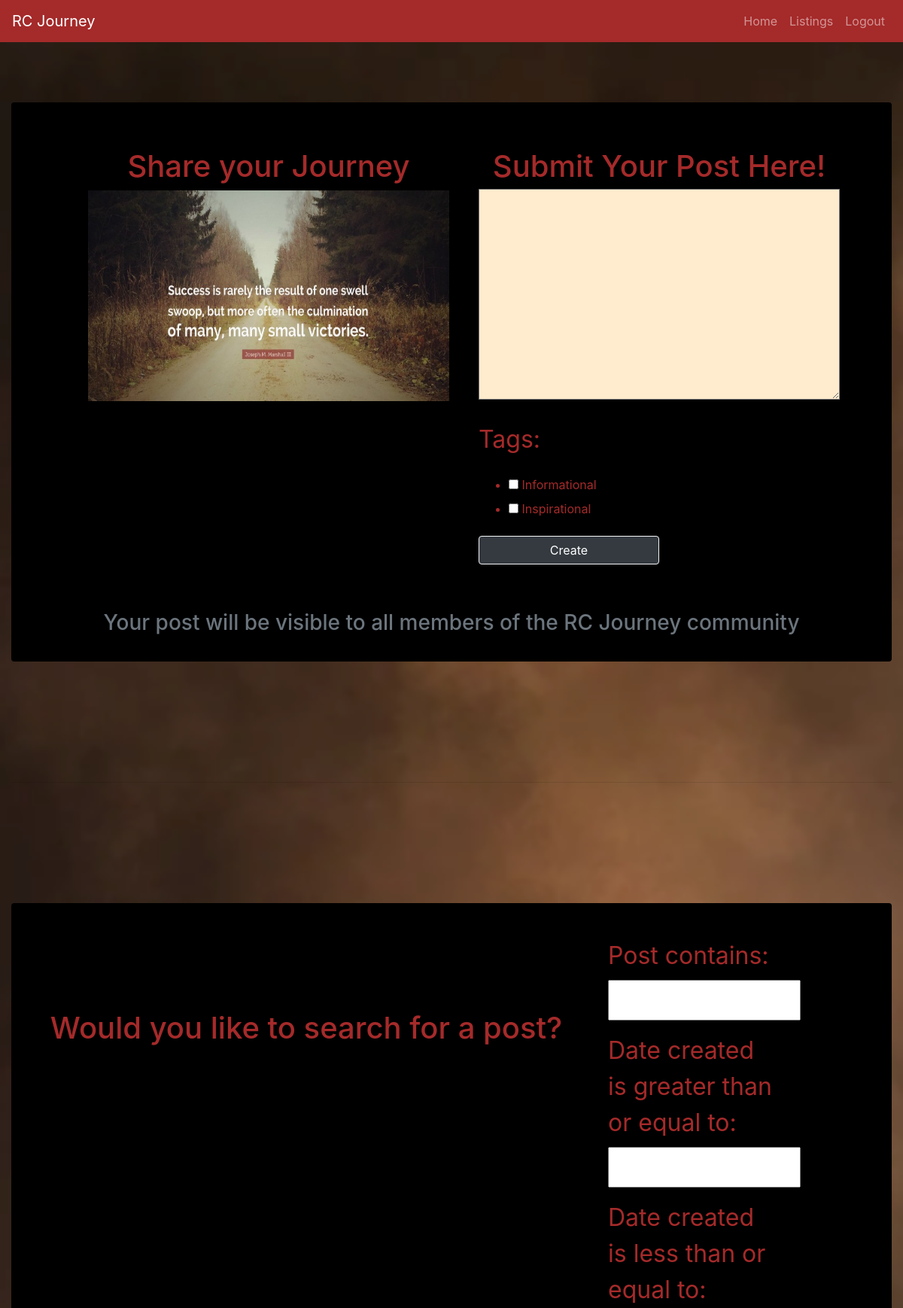
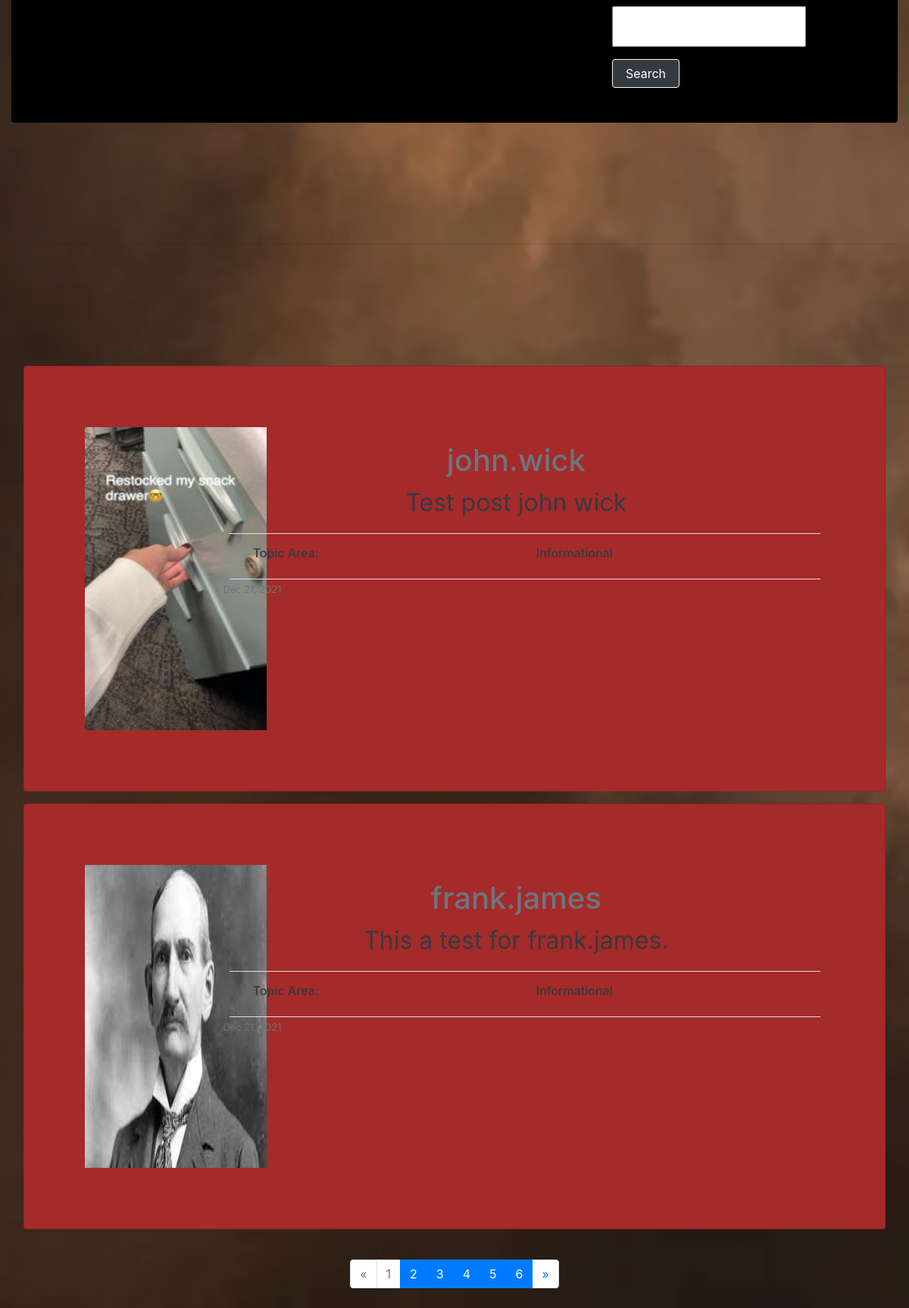
Screenshot of /forum/ (signed in) with the database file from the repository (2 pictures, top to bottom).
### rcapp/models.py (models this page shows)
class Post(models.Model):
    post_id = models.AutoField(primary_key=True)
    user_id = models.ForeignKey(Profile, on_delete=models.CASCADE)
    post = models.TextField(blank=True, null=True)
    date_created = models.DateTimeField(auto_now=True, null=True,)
    tags = models.ManyToManyField(Tag)

class Profile(models.Model):
    user = models.OneToOneField(User, on_delete=models.CASCADE)
    profile_image = models.ImageField(
        default='profile1.png', null=True, blank=True)
    bio = models.TextField(null=True, blank=True)

class Tag(models.Model):
    tag_id = models.AutoField(primary_key=True)
    name = models.CharField(max_length=255)

### rcapp/views.py (the view, shortened to what this page needs)
# urls.py: path('forum/', views.forum, name='forum'),
@login_required(login_url='landing')
def forum(request):
    if request.method == 'GET':
        form = PostForm()
        posts = Post.objects.all().order_by('-date_created')
        post_filter = PostFilter(request.GET, queryset=posts)
        posts = post_filter.qs
        paginate_posts = Paginator(posts, 2)
        page = request.GET.get('page', 1)
        posts_page_obj = paginate_posts.get_page(page)
        context = {'form': form,
                   'post_filter': post_filter, 'posts_page_obj': posts_page_obj}
        return render(request, 'forum.html', context)

### rcapp/forms.py
class PostForm(ModelForm):
    class Meta:
        model = Post
        fields = ['post', 'tags']

### rcapp/templatetags/rcapp_extras.py (called while the page is built)
@register.simple_tag
def my_url(value, field_name, urlencode=None):
    url = '?{}={}'.format(field_name, value)
    if urlencode:
        querystring = urlencode.split('&')
        filtered_querystring = filter(
            lambda p: p.split('=')[0] != field_name, querystring)
        encoded_querystring = '&'.join(filtered_querystring)
        url = '{}&{}'.format(url, encoded_querystring)
    return url

### rcapp/templates/forum.html (shortened to what this page needs)
{% load static %}
<!DOCTYPE html>
<html lang="en">
  <head>
    <link
      rel="stylesheet"
      href="https://stackpath.bootstrapcdn.com/bootstrap/4.1.3/css/bootstrap.min.css"
    />
    <link
      rel="stylesheet"
      href="https://use.fontawesome.com/releases/v5.6.1/css/all.css"
    />
    <link rel="stylesheet" href="{% static 'css/forum.css' %}" />
  </head>
  <body>
    {% load rcapp_extras %}
    <nav class="navbar navbar-expand-lg navbar-dark sticky-top">
      <a class="navbar-brand" href="/">RC Journey</a>
      <ul class="navbar-nav ml-auto">
        <li class="nav-item">
          <a class="nav-link" href="{% url 'dashboard' %}">Home</a>
        </li>
        <li class="nav-item">
          <a class="nav-link" href="{% url 'listings' %}">Listings</a>
        </li>
        <li class="nav-item">
          <a class="nav-link" href="{% url 'logout' %}">Logout</a>
        </li>
      </ul>
    </nav>
    <div class="container-fluid">
      <div class="card post-card">
        <div class="card-header">
          <div class="card-body row p-5">
            <div class="col pl-5">
              <h1 class="text-center">Share your Journey</h1>
              <img src="../static/images/quote-image.png" class="quote-image" />
            </div>
            <div class="col pl-4">
              <h1 class="text-center">Submit Your Post Here!</h1>
              <form method="POST" action="" class="post-form">
                {% csrf_token %} {{form.as_p}}
                <input
                  class="btn btn-dark border border-light w-50"
                  type="submit"
                  name="create"
                  value="Create"
                />
              </form>
            </div>
          </div>
          <div class="card-footer">
            <h3 class="text-secondary text-center">
              Your post will be visible to all members of the RC Journey
              community
            </h3>
          </div>
        </div>
      </div>
      <hr />
      <div class="card search-for-post-card">
        <div class="card-header"></div>
        <div class="card-body row">
          <div class="col-8">
            <h1 class="text-center pt-5 mt-5">
              Would you like to search for a post?
            </h1>
          </div>
          <div class="col">
            <form method="GET" id="search-form">
              {{ post_filter.form.as_p }}
              <input
                type="submit"
                class="btn btn-dark border w-25 border-light"
                name="search"
                value="Search"
              />
            </form>
          </div>
        </div>
        <div class="card-footer"></div>
      </div>
      <hr />
      {% for post in posts_page_obj %}
      <div class="card all-posts-card">
        <div class="row no-gutters">
          <div class="col-md-2">
            <img
              src="{{ post.user_id.profile_image.url }}"
              alt="{{ post.user_id.user.username }}"
              class="user-img"
            />
          </div>
          <div class="col">
            <div class="card-body">
              <a href="{% url 'profile' post.user_id.user.id %}">
                <h1 class="text-secondary text-center">
                  {{ post.user_id.user.username }}
                </h1>
              </a>
              <p class="text-center text-dark">{{ post.post }}</p>
              {% for tag in post.tags.all %}
              <div class="border-solid border-top border-bottom row p-3 ml-2">
                <div class="col text-dark">
                  <h6>Topic Area:</h6>
                </div>
                <div class="col text-dark">
                  <h6>{{ tag.name }}</h6>
                </div>
              </div>
              {% endfor %}
              <small class="text-muted text-right">
                {{ post.date_created|date:"M d, Y" }}
              </small>
            </div>
          </div>
        </div>
      </div>
      {% endfor %}
      <br />
      {% if posts_page_obj.has_other_pages %}
      <ul class="pagination justify-content-center">
        {% if posts_page_obj.has_previous %}
        <li class="page-item">
          <a
            class="page-link"
            href="{% my_url posts_page_obj.previous_page_number 'page' request.GET.urlencode%}}"
            >&laquo;</a
          >
        </li>
        {% else %}
        <li class="disabled page-item">
          <a class="page-link" href="#">&laquo;</a>
        </li>
        {% endif %}
        <br />
        {% for i in posts_page_obj.paginator.page_range %}
        <br />
        {% if posts_page_obj.number == i %}
        <li class="disabled page-item">
          <a class="page-link" href="#"
            >{{ i }} <span class="sr-only">(current)</span></a
          >
        </li>
        {% else %}
        <li class="page-item active">
          <a
            class="page-link"
            href="{% my_url i 'page' request.GET.urlencode %}"
          >
            {{ i }}</a
          >
        </li>
        {% endif %} {% endfor %} {% if posts_page_obj.has_next %}
        <li class="page-item">
          <a
            class="page-link"
            href="{% my_url posts_page_obj.next_page_number 'page' request.GET.urlencode %}"
            >&raquo;</a
          >
        </li>
        {% else %}
        <li class="disabled page-item">
          <a class="page-link" href="#">&raquo;</a>
        </li>
        {% endif %}
      </ul>
      {% endif %}
    </div>
  </body>
</html>

### rcapp/static/css/forum.css (style rules this page uses)
body { background-image: url("../images/forum-bg.png"); background-repeat: no-repeat; background-size:cover; }
.navbar { background-color: brown; }
.container-fluid { height: 100%; margin-top: 5em; }
img { height: 34vh; width: 40vw; }
.post-card { background-color: black; }
form { color:black; }
h1 { color: brown }
p { font-size: 2em; }
textarea { width: 40vw; height: 35vh; margin-top: -1.80em; background-color: blanchedalmond; }
.quote-image { width: 40vw; height: 35vh; }
#id_tags { color: brown; }
.post_form, label { color:brown; }
#search-form label { width: 7em; color: brown; }
#search-form input { width: 8em; }
.search-for-post-card { margin-top: 15em; }
.search-for-post-card { background-color: black; }
hr { margin-top: 10em; margin-bottom: 10em; }
.user-img { width: 15em; height: 25em; }
.all-posts-card { margin: 1em; padding: 5em; background-color: brown; }

### rows the page displays
Post: user_id.profile_image (picture), user_id.user.username "john.wick", post "Test post john wick", date_created "Dec 21, 2021"
Tag: name "Informational"
Post: user_id.profile_image (picture), user_id.user.username "frank.james", post "This a test for frank.james.", date_created "Dec 21, 2021"

### other values shown
{{ i }} "1"
{{ i }} "2" "3" "4" "5" "6"
